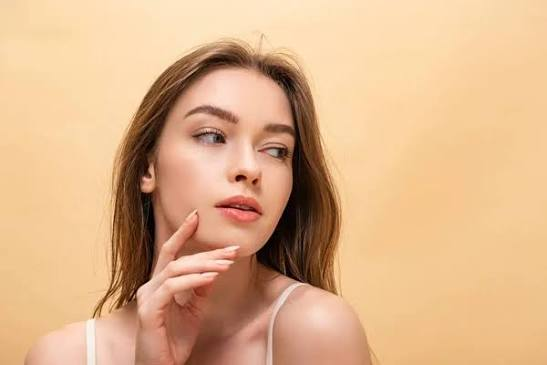
#> input picture 9.Hafta/yuz_input.jpg, 547 x 365 px
$ python task5_ten_tespiti.py
#> lines starting #> are read from the running program, lines starting #| are printed output that depends on the picture; after the words box and inside, x2 and y2 are one past the last pixel; in counts of white or black regions, pixels touching at a corner belong together
import cv2
import numpy as np

img = cv2.imread("yuz_input.jpg")
#> img is the input picture: shape (365, 547, 3); mean B, G, R 138.2, 178.4, 221

# 1. RGB Uzayinda Ten Tespiti
B, G, R = img[:, :, 0], img[:, :, 1], img[:, :, 2]
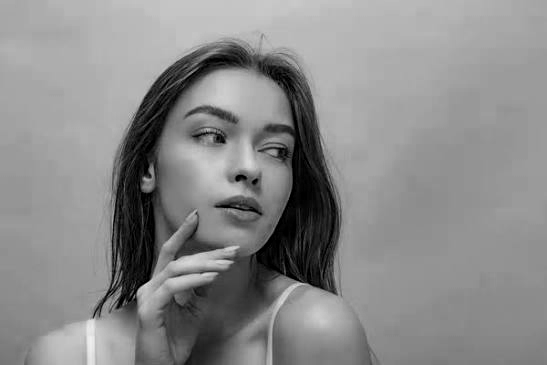
#> B: shape (365, 547); min 0, max 239, mean 138.2
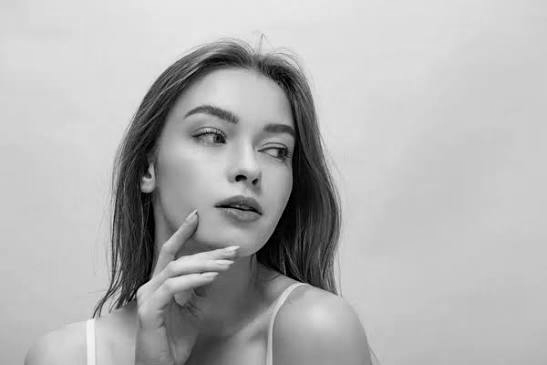
#> G: shape (365, 547); min 0, max 244, mean 178.4
maske_rgb = (
    (R > 95) & (G > 40) & (B > 20) &
    ((np.maximum(np.maximum(R, G), B) - np.minimum(np.minimum(R, G), B)) > 15) &
    (np.abs(R.astype(int) - G.astype(int)) > 15) &
    (R > G) & (R > B)
)
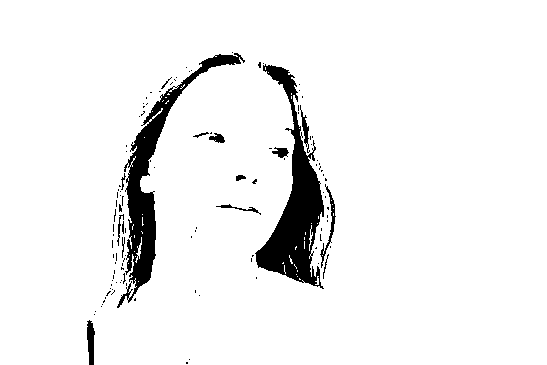
#> maske_rgb: shape (365, 547) bool; 94% white; 116 black regions (100 under 20 px), largest, box (x1, y1, x2, y2) and area: (255, 64, 324, 289) 5580, (117, 53, 245, 308) 4821, (87, 320, 95, 365) 262
sonuc_rgb = img.copy()
sonuc_rgb[~maske_rgb] = (0, 0, 255)
#> sonuc_rgb: shape (365, 547, 3); 6% of pixels changed, all inside (x1, y1, x2, y2) = (87, 52, 336, 365)

# 2. YCbCr Uzayinda Ten Tespiti
ycrcb = cv2.cvtColor(img, cv2.COLOR_BGR2YCrCb)
#> ycrcb: shape (365, 547, 3); mean of channels 0, 1, 2 186.6, 152.6, 100.7
Y, Cr, Cb = ycrcb[:, :, 0], ycrcb[:, :, 1], ycrcb[:, :, 2]
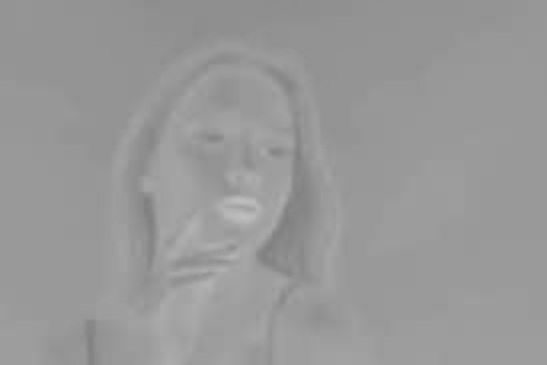
#> Cr: shape (365, 547); min 127, max 190, mean 152.6
maske_ycbcr = (Cr >= 133) & (Cr <= 173) & (Cb >= 77) & (Cb <= 127)
#> maske_ycbcr: shape (365, 547) bool; 99.2% white; 18 black regions (9 under 20 px), largest, box (x1, y1, x2, y2) and area: (220, 197, 261, 224) 682, (261, 205, 294, 262) 388, (144, 198, 153, 231) 160
sonuc_ycbcr = img.copy()
sonuc_ycbcr[~maske_ycbcr] = (0, 0, 255)
#> sonuc_ycbcr: shape (365, 547, 3); 0.8% of pixels changed, all inside (x1, y1, x2, y2) = (89, 81, 304, 365)

# 3. HSV Uzayinda Ten Tespiti
hsv = cv2.cvtColor(img, cv2.COLOR_BGR2HSV)
#> hsv: shape (365, 547, 3); mean H, S, V 14.6, 102.7, 221
H, S, V = hsv[:, :, 0], hsv[:, :, 1], hsv[:, :, 2]
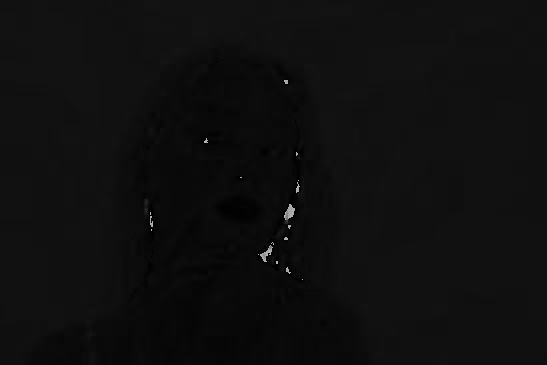
#> H: shape (365, 547); min 0, max 179, mean 14.6
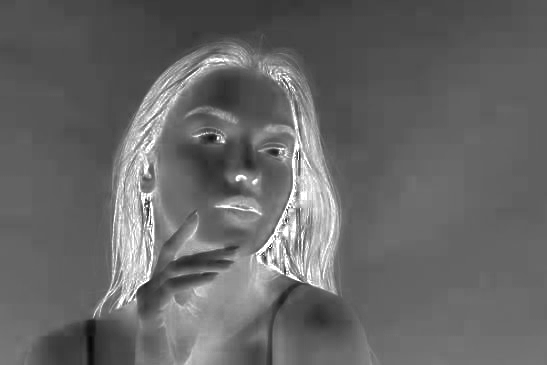
#> S: shape (365, 547); min 7, max 255, mean 102.7
maske_hsv = (H <= 25) & (S >= 40) & (S <= 250) & (V >= 50)
#> maske_hsv: shape (365, 547) bool; 97.4% white; 150 black regions (138 under 20 px), largest, box (x1, y1, x2, y2) and area: (256, 111, 314, 281) 2911, (141, 192, 155, 277) 623, (85, 321, 96, 365) 362
sonuc_hsv = img.copy()
sonuc_hsv[~maske_hsv] = (0, 0, 255)
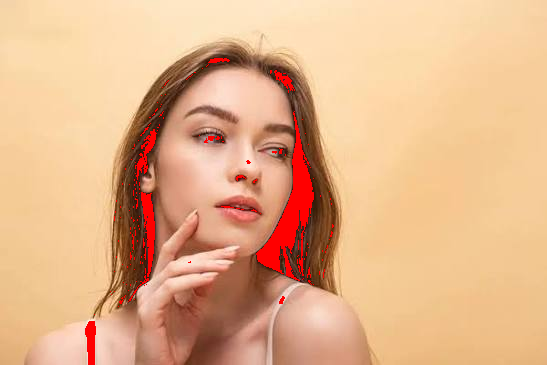
#> sonuc_hsv: shape (365, 547, 3); 2.58% of pixels changed, all inside (x1, y1, x2, y2) = (85, 58, 334, 365)

# Sonuclari kaydet
cv2.imwrite("cikti_task5_rgb.jpg", sonuc_rgb)
cv2.imwrite("cikti_task5_ycbcr.jpg", sonuc_ycbcr)
cv2.imwrite("cikti_task5_hsv.jpg", sonuc_hsv)

print("Task 5 bitti.")
